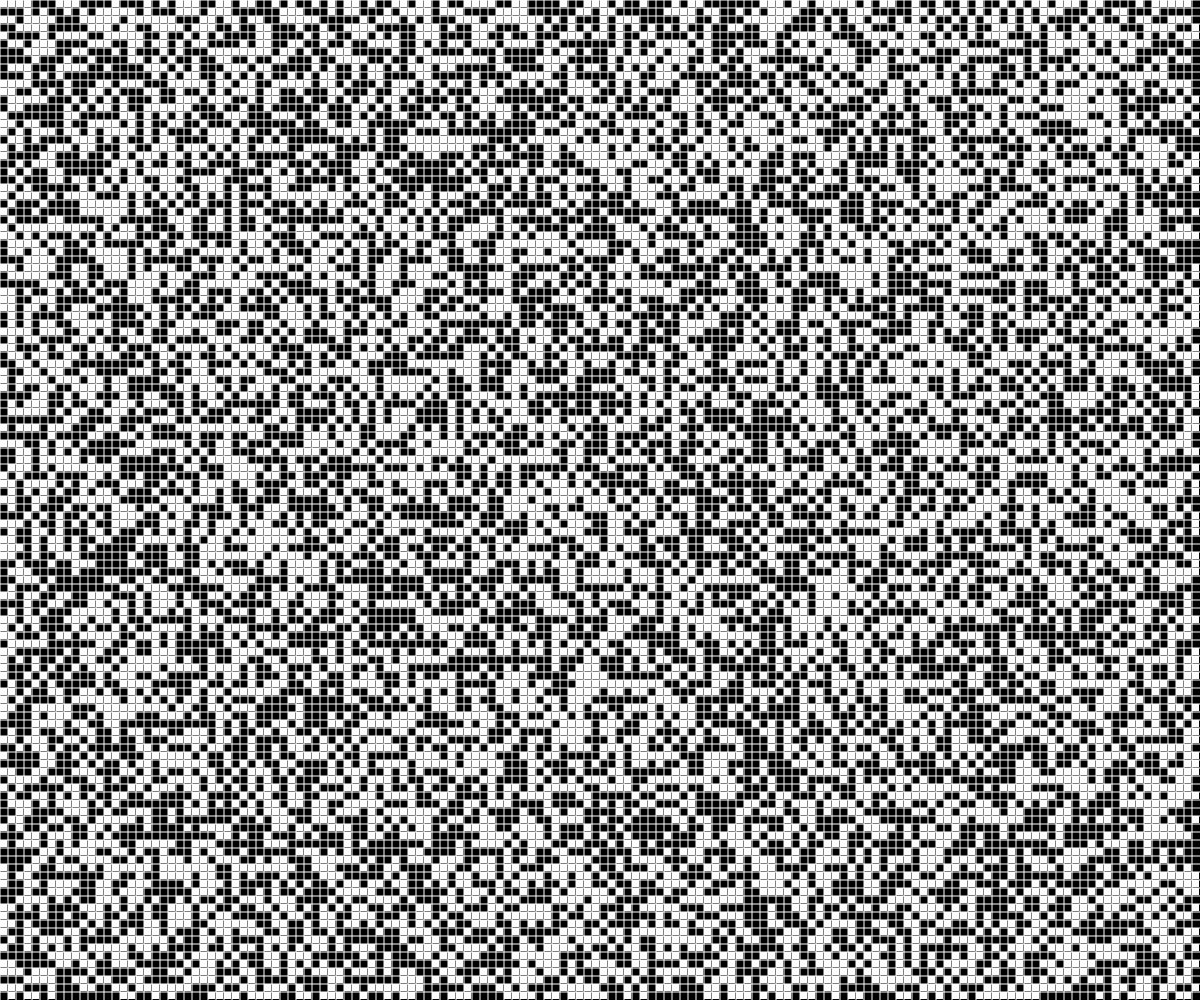
Frame 1 (no input)
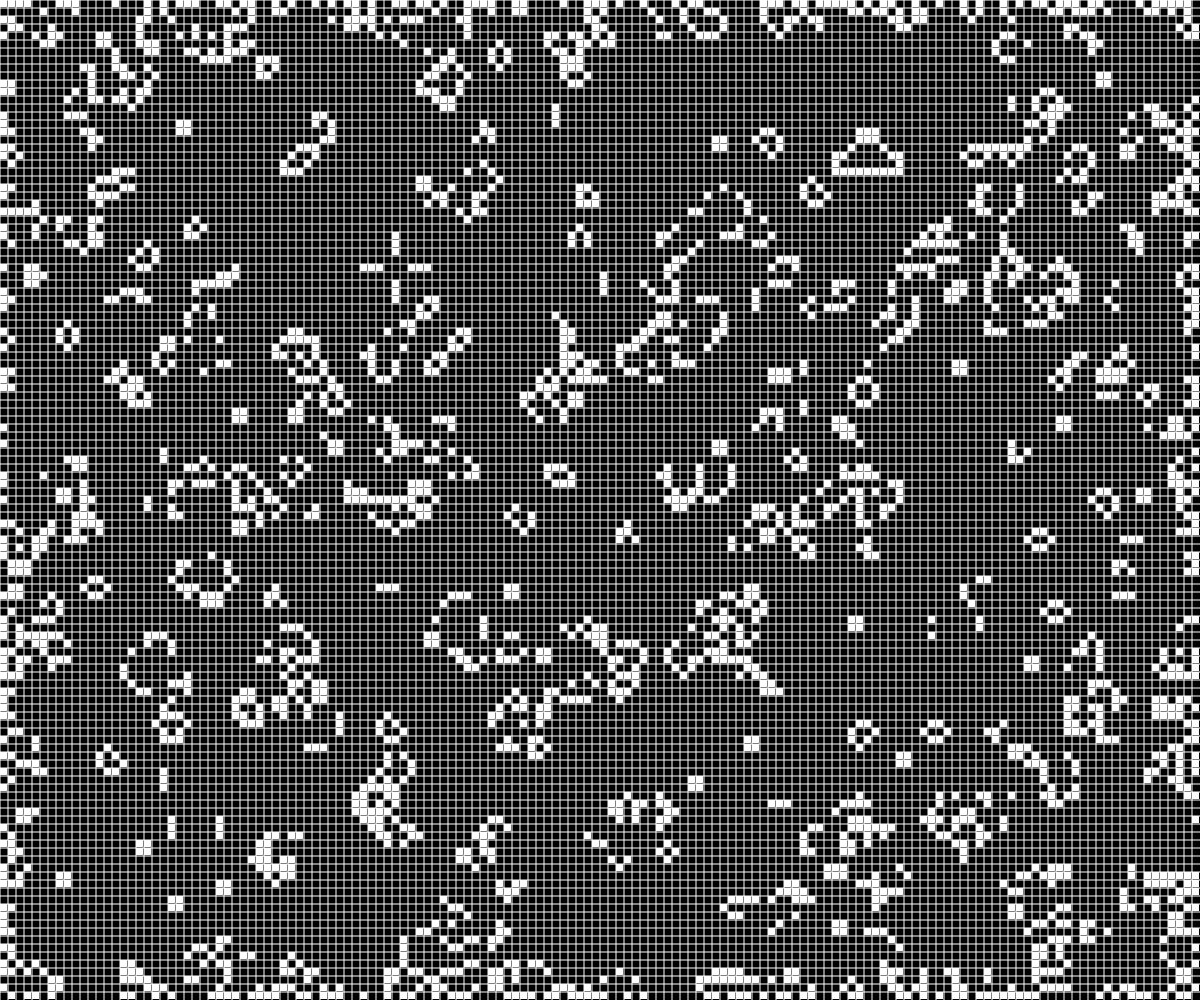
Frame 60 (no input)
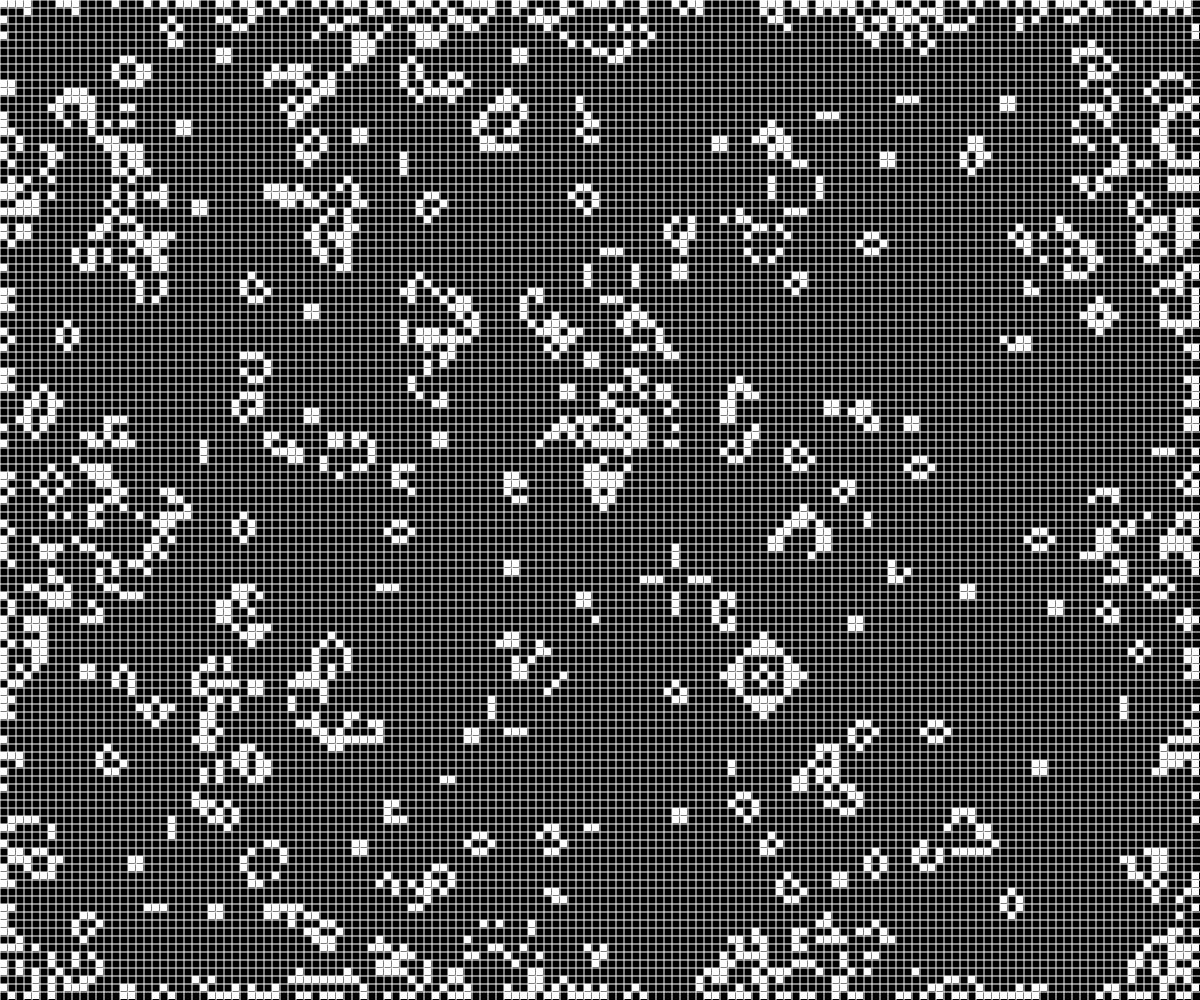
Frame 120 (the mouse pressed at the canvas centre since frame 60)

The p5.js sketch that drew these frames (run headless with seeded random() and noise() and a simulated clock; from frame 60 on, the mouse is pressed at the canvas centre):

// p5.js sketch
// ── sketch.js
const RESOLUTION = 8;

let grid = [];

let cols;
let rows;

function setup() {
    createCanvas(windowWidth, windowHeight);

    // Calculate the number of columns and rows
    cols = floor(width / RESOLUTION);
    rows = floor(height / RESOLUTION);

    // Create a 2D array
    for (let i = 0; i < cols; i++) {
        grid[i] = [];
        for (let j = 0; j < rows; j++) {
            grid[i][j] = floor(random(2));
        }
    }

    // set frame rate
    frameRate(24);
}

let is_paused = false;

function keyPressed() {
    if (key === 'p' || key === 'P') {
        is_paused = !is_paused;

        if (is_paused) {
            noLoop();
        } else {
            loop();
        }
    }

    if (key === 'r' || key === 'R') {
        // Create a 2D array
        for (let i = 0; i < cols; i++) {
            grid[i] = [];
            for (let j = 0; j < rows; j++) {
                grid[i][j] = floor(random(2));
            }
        }
    }
}

function drawGrid() {
    // Draw the grid
    stroke(255);
    strokeWeight(1);
    for (let i = 0; i < width; i += RESOLUTION) {
        line(i, 0, i, height);
    }
    for (let i = 0; i < height; i += RESOLUTION) {
        line(0, i, width, i);
    }
}

function drawCells() {
    // Draw the cells
    noStroke();

    for (let i = 0; i < cols; i++) {
        for (let j = 0; j < rows; j++) {

            let x = i * RESOLUTION;
            let y = j * RESOLUTION;

            if (grid[i][j] === 1) {
                fill(255);
                rect(x, y, RESOLUTION - 1, RESOLUTION - 1);
            }
        }
    }
}

function calculateNextGeneration() {

    // Make a copy of the current grid
    let next = grid.map(arr => [...arr]);

    // Loop through every spot in our 2D array and check spots neighbors
    for (let i = 1; i < cols - 1; i++) {
        for (let j = 1; j < rows - 1; j++) {

            // Add up all the states in a 3x3 surrounding grid
            let neighbors = 0;
            for (let x = -1; x <= 1; x++) {
                for (let y = -1; y <= 1; y++) {
                    neighbors += grid[i + x][j + y];
                }
            }

            // Subtract the current cell's state since we added it in the above loop
            neighbors -= grid[i][j];

            // Rules of Life
            if ((grid[i][j] === 1) && (neighbors < 2)) {
                next[i][j] = 0; // Loneliness
            } else if ((grid[i][j] === 1) && (neighbors > 3)) {
                next[i][j] = 0; // Overpopulation
            } else if ((grid[i][j] === 0) && (neighbors === 3)) {
                next[i][j] = 1; // Reproduction
            }
        }
    }

    // Swap!
    grid = next;
}


function draw() {
    // Set the background
    background(0);

    // Draw the grid
    drawGrid();

    // Draw the cells
    drawCells();

    // Calculate next generation
    calculateNextGeneration();
}
